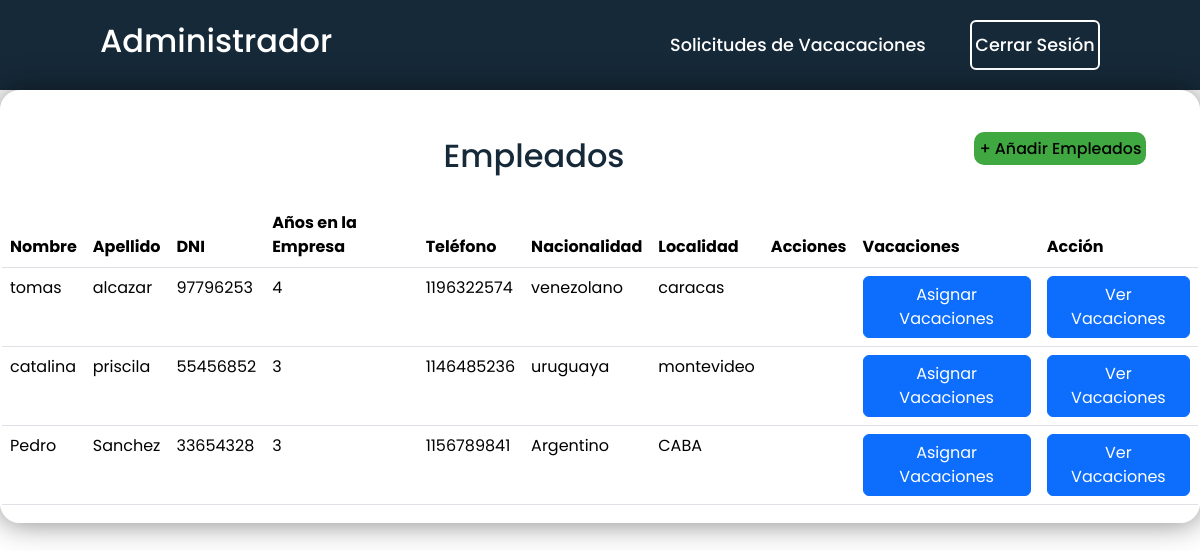
The page /mostrardatos.php (signed in) on the database its author committed.
### tables this page shows
CREATE TABLE `empleados` (
  `id` int(11) NOT NULL,
  `name` varchar(30) NOT NULL,
  `lastname` varchar(30) NOT NULL,
  `dni` int(10) NOT NULL,
  `telefono` int(30) NOT NULL,
  `nacionalidad` varchar(50) NOT NULL,
  `localidad` varchar(50) NOT NULL,
  `anios_ingreso` int(5) NOT NULL
);

### mostrardatos.php (the view, shortened to what this page needs)
<?php
require 'conexionbd.php';
$query = "SELECT * FROM empleados";
$result = $conn->query($query);
?>
<!DOCTYPE html>
<html lang="en">
<head>
    <link href="https://cdn.jsdelivr.net/npm/bootstrap@5.3.1/dist/css/bootstrap.min.css" rel="stylesheet">
    <link rel="stylesheet" href="css/mostrardatos.css">
    <link href="https://cdn.jsdelivr.net/npm/sweetalert2@11.0.20/dist/sweetalert2.min.css" rel="stylesheet">
</head>
<body>
<header>
    <h2 class="logo">
    <?php
     if (isset($_SESSION["nombre"])) {
        echo $_SESSION["nombre"];
      } else {
        echo "Administrador";
      }
    ?>
    </h2>
    <nav class="navigation">
        <a href="solicitudesVacaciones_administrador.php">Solicitudes de Vacacaciones</a>
        <button class="btnLogin-poput" onclick="window.location.href='logout.php'">Cerrar Sesión</button>
    </nav>
</header>
<div class="wrapper" style="padding-top:25px">
  <table class="table">
    <div class="centrar-enlace"  style= "display: flex; justify-content: center; margin: 20px 0 20px 0;">
      <h2 style = "margin-left: 400px">Empleados</h2>
      <div class="navigation" > <a href="añadirEmpleados.php" style="margin: 0 10px 0 350px;color:black; background-color: rgb(64, 168, 64); border-radius: 10px; padding: 5px;" >+ Añadir Empleados</a></div>
    </div>
    </div>
    <thead class="thead-dark">
    <tr>
        <th scope="col">Nombre</th>
        <th scope="col">Apellido</th>
        <th scope="col">DNI</th>
        <th scope="col">Años en la Empresa</th>
        <th scope="col">Teléfono</th>
        <th scope="col">Nacionalidad</th>
        <th scope="col">Localidad</th>
        <th scope="col">Acciones</th>
        <th scope="col">Vacaciones</th>
        <th scope="col">Acción</th>
    </tr>
</thead>
<tbody>
<?php
    if ($result->num_rows > 0) {
        while ($row = $result->fetch_assoc()) {
            echo "<tr class='data-row' data-id='" . $row["id"] . "'>";
            echo "<td>" . $row["name"] . "</td>";
            echo "<td>" . $row["lastname"] . "</td>";
            echo "<td>" . $row["dni"] . "</td>";
            echo "<td>" . $row["anios_ingreso"] . "</td>";
            echo "<td>" . $row["telefono"] . "</td>";
            echo "<td>" . $row["nacionalidad"] . "</td>";
            echo "<td>" . $row["localidad"] . "</td>";
            echo "<td><a href='editar_empleados.php?id=" . $row["id"] . "'><ion-icon name='create' class='btn-modificar'></ion-icon></a>
               <a href='javascript:;' onclick='confirmarEliminarEmpleado(" . $row["id"] . ")'><ion-icon name='close-circle' class='btn-eliminar'></ion-icon></a></td>";
            echo "<td><a href='asignarvacaciones_administrador.php?id=" . $row["id"] . "' class='btn btn-primary'>Asignar Vacaciones</a></td>";
            echo "<td><a href='mostrarvacaciones_administrador.php?id=" . $row["id"] . "' class='btn btn-primary'>Ver Vacaciones</a></td>";
            echo "</tr>";
        }
    } else {
      echo "No se encontraron datos.";
    }
?>
</tbody>
</body>
</html>

### css/mostrardatos.css (style rules this page uses)
* { margin: 0; padding: 0; box-sizing: border-box; font-family: 'Poppins', sans-serif; }
header { position: flex; top: 0; left: 0; width: 100%; padding: 20px 100px; background-color: #162938; display: flex; justify-content: space-between; align-items: center; z-index: 99; }
.logo { font-size: 2em; color: white; user-select: none; }
.navigation a { position: relative; font-size: 1.1em; color: #fff; text-decoration: none; font-weight: 500; margin-left: 40px; }
.navigation a::after { content: ''; position: absolute; left: 0; bottom: -6px; width: 100%; height: 3px; background-color: #fff; transform-origin: right; border-radius: 5px; transform: scaleX(0); transition: transform .5s; }
.navigation .btnLogin-poput { width: 130px; height: 50px; background-color: transparent; border: 2px solid #fff; outline: none; border-radius: 6px; cursor: pointer; font-size: 1.1em; color: #fff; font-weight: 500; margin-left: 40px; }
.wrapper { position: relative; width: 100%; height: 100%; background-color: transparent; border: 2px solid rgba(255, 255, 255, .5); border-radius: 20px; backdrop-filter: blur("20px"); box-shadow: 0 0 30px rgba(0, 0, 0, .5); justify-content: center; align-items: center; }
.centrar-enlace { display: flex; font-size: .9em; color:#162938; font-weight: 500; margin: 25px 0 10px; }
.centrar-enlace a { position: relative; font-size: 1.1em; color: #fff; text-decoration: none; font-weight: 500; margin-left: 40px; }

### rows shown on the page
empleados: name "tomas", lastname "alcazar", dni "97796253", anios_ingreso "4", telefono "1196322574", nacionalidad "venezolano", localidad "caracas"
empleados: name "catalina", lastname "priscila", dni "55456852", anios_ingreso "3", telefono "1146485236", nacionalidad "uruguaya", localidad "montevideo"
empleados: name "Pedro", lastname "Sanchez", dni "33654328", anios_ingreso "3", telefono "1156789841", nacionalidad "Argentino", localidad "CABA"
